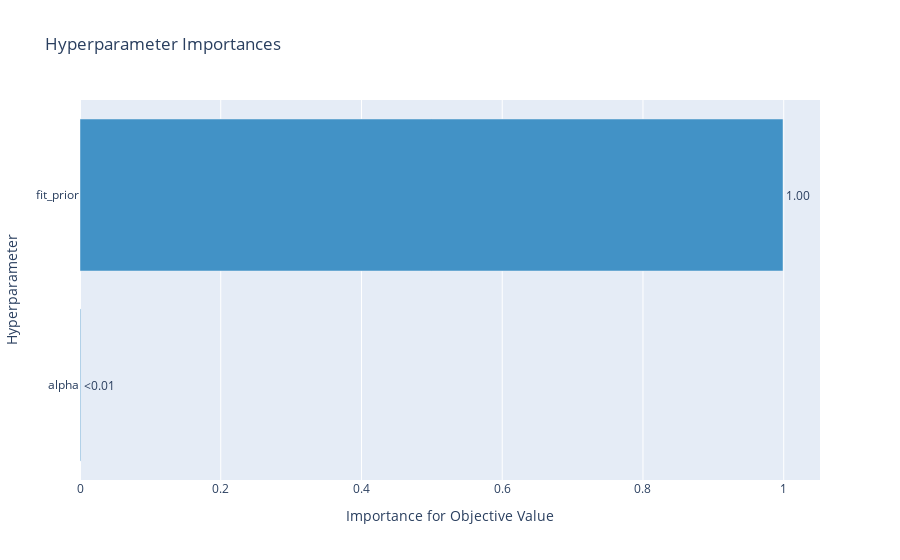

The notebook cell saved with this chart:
### Code cell
params = list(study.best_params)
params.remove('classificator')
optuna.visualization.plot_param_importances(study, params=params)

### Figure 1 — Plotly figure (JSON) as saved in the notebook; plotly's stock layout.template omitted (floating-point values rounded to 4 significant figures)
{"data": [{"cliponaxis": false, "hovertemplate": ["alpha (FloatDistribution): 0.0010240672315675802<extra></extra>", "fit_prior (CategoricalDistribution): 0.9989759327684324<extra></extra>"], "marker": {"color": "rgb(66,146,198)"}, "orientation": "h", "text": ["<0.01", "1.00"], "textposition": "outside", "type": "bar", "x": [0.001024, 0.999], "y": ["alpha", "fit_prior"]}], "layout": {"showlegend": false, "title": {"text": "Hyperparameter Importances"}, "xaxis": {"title": {"text": "Importance for Objective Value"}}, "yaxis": {"title": {"text": "Hyperparameter"}}}}
